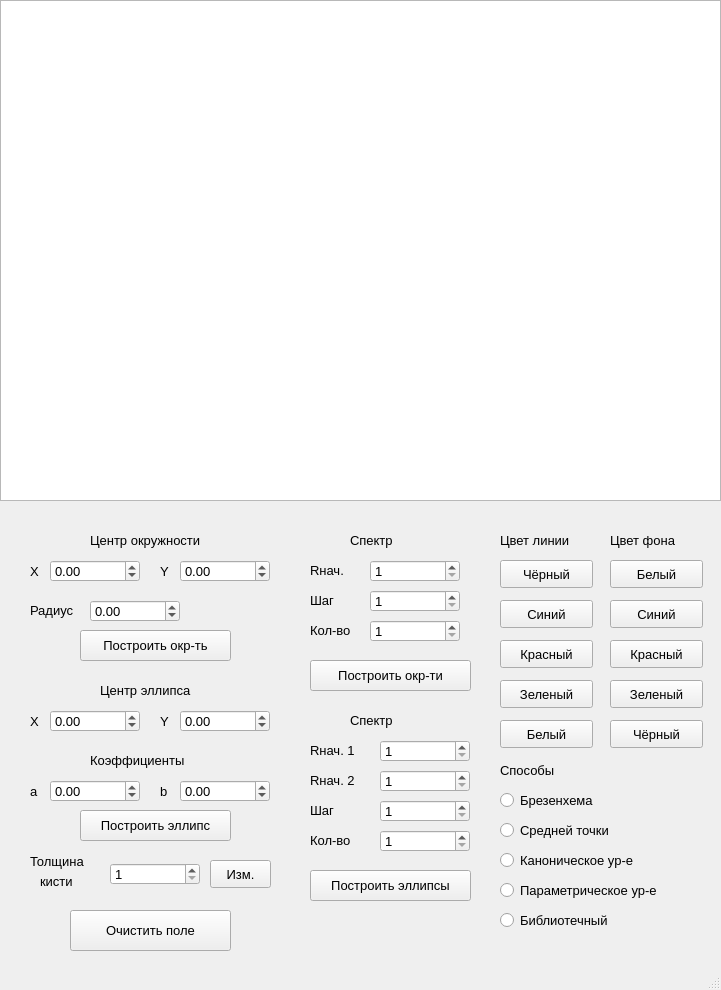
<?xml version="1.0" encoding="UTF-8"?>
<ui version="4.0">
 <class>MainWindow</class>
 <widget class="QMainWindow" name="MainWindow">
  <property name="geometry">
   <rect>
    <x>0</x>
    <y>0</y>
    <width>721</width>
    <height>990</height>
   </rect>
  </property>
  <property name="font">
   <font>
    <pointsize>10</pointsize>
   </font>
  </property>
  <property name="windowTitle">
   <string>MainWindow</string>
  </property>
  <property name="layoutDirection">
   <enum>Qt::LeftToRight</enum>
  </property>
  <property name="autoFillBackground">
   <bool>false</bool>
  </property>
  <widget class="QWidget" name="centralwidget">
   <widget class="QGraphicsView" name="graphicsView">
    <property name="geometry">
     <rect>
      <x>0</x>
      <y>0</y>
      <width>721</width>
      <height>501</height>
     </rect>
    </property>
   </widget>
   <widget class="QLabel" name="label">
    <property name="geometry">
     <rect>
      <x>90</x>
      <y>530</y>
      <width>151</width>
      <height>21</height>
     </rect>
    </property>
    <property name="text">
     <string>Центр окружности</string>
    </property>
   </widget>
   <widget class="QDoubleSpinBox" name="x_centre_circle">
    <property name="geometry">
     <rect>
      <x>50</x>
      <y>560</y>
      <width>90</width>
      <height>22</height>
     </rect>
    </property>
    <property name="minimum">
     <double>-1000.000000000000000</double>
    </property>
    <property name="maximum">
     <double>2000.000000000000000</double>
    </property>
   </widget>
   <widget class="QLabel" name="label_2">
    <property name="geometry">
     <rect>
      <x>30</x>
      <y>563</y>
      <width>21</width>
      <height>16</height>
     </rect>
    </property>
    <property name="text">
     <string>X</string>
    </property>
   </widget>
   <widget class="QDoubleSpinBox" name="y_centre_circle">
    <property name="geometry">
     <rect>
      <x>180</x>
      <y>560</y>
      <width>90</width>
      <height>22</height>
     </rect>
    </property>
    <property name="minimum">
     <double>-1000.000000000000000</double>
    </property>
    <property name="maximum">
     <double>2000.000000000000000</double>
    </property>
   </widget>
   <widget class="QLabel" name="label_3">
    <property name="geometry">
     <rect>
      <x>160</x>
      <y>563</y>
      <width>21</width>
      <height>16</height>
     </rect>
    </property>
    <property name="text">
     <string>Y</string>
    </property>
   </widget>
   <widget class="QDoubleSpinBox" name="radius_circle">
    <property name="geometry">
     <rect>
      <x>90</x>
      <y>600</y>
      <width>90</width>
      <height>22</height>
     </rect>
    </property>
    <property name="minimum">
     <double>-1000.000000000000000</double>
    </property>
    <property name="maximum">
     <double>2000.000000000000000</double>
    </property>
   </widget>
   <widget class="QLabel" name="label_5">
    <property name="geometry">
     <rect>
      <x>30</x>
      <y>600</y>
      <width>61</width>
      <height>21</height>
     </rect>
    </property>
    <property name="text">
     <string>Радиус</string>
    </property>
   </widget>
   <widget class="QRadioButton" name="library_radio">
    <property name="geometry">
     <rect>
      <x>500</x>
      <y>910</y>
      <width>161</width>
      <height>20</height>
     </rect>
    </property>
    <property name="text">
     <string>Библиотечный</string>
    </property>
   </widget>
   <widget class="QPushButton" name="build_circle">
    <property name="geometry">
     <rect>
      <x>80</x>
      <y>630</y>
      <width>151</width>
      <height>31</height>
     </rect>
    </property>
    <property name="text">
     <string>Построить окр-ть</string>
    </property>
   </widget>
   <widget class="QLabel" name="label_7">
    <property name="geometry">
     <rect>
      <x>500</x>
      <y>530</y>
      <width>91</width>
      <height>21</height>
     </rect>
    </property>
    <property name="text">
     <string>Цвет линии</string>
    </property>
   </widget>
   <widget class="QPushButton" name="make_line_black">
    <property name="geometry">
     <rect>
      <x>500</x>
      <y>560</y>
      <width>93</width>
      <height>28</height>
     </rect>
    </property>
    <property name="text">
     <string>Чёрный</string>
    </property>
   </widget>
   <widget class="QPushButton" name="make_line_blue">
    <property name="geometry">
     <rect>
      <x>500</x>
      <y>600</y>
      <width>93</width>
      <height>28</height>
     </rect>
    </property>
    <property name="text">
     <string>Синий</string>
    </property>
   </widget>
   <widget class="QPushButton" name="make_line_red">
    <property name="geometry">
     <rect>
      <x>500</x>
      <y>640</y>
      <width>93</width>
      <height>28</height>
     </rect>
    </property>
    <property name="text">
     <string>Красный</string>
    </property>
   </widget>
   <widget class="QPushButton" name="make_line_green">
    <property name="geometry">
     <rect>
      <x>500</x>
      <y>680</y>
      <width>93</width>
      <height>28</height>
     </rect>
    </property>
    <property name="text">
     <string>Зеленый</string>
    </property>
   </widget>
   <widget class="QLabel" name="label_8">
    <property name="geometry">
     <rect>
      <x>610</x>
      <y>530</y>
      <width>91</width>
      <height>21</height>
     </rect>
    </property>
    <property name="text">
     <string>Цвет фона</string>
    </property>
   </widget>
   <widget class="QPushButton" name="make_bg_white">
    <property name="geometry">
     <rect>
      <x>610</x>
      <y>560</y>
      <width>93</width>
      <height>28</height>
     </rect>
    </property>
    <property name="text">
     <string>Белый</string>
    </property>
   </widget>
   <widget class="QPushButton" name="make_bg_green">
    <property name="geometry">
     <rect>
      <x>610</x>
      <y>680</y>
      <width>93</width>
      <height>28</height>
     </rect>
    </property>
    <property name="text">
     <string>Зеленый</string>
    </property>
   </widget>
   <widget class="QPushButton" name="make_bg_blue">
    <property name="geometry">
     <rect>
      <x>610</x>
      <y>600</y>
      <width>93</width>
      <height>28</height>
     </rect>
    </property>
    <property name="text">
     <string>Синий</string>
    </property>
   </widget>
   <widget class="QPushButton" name="make_bg_red">
    <property name="geometry">
     <rect>
      <x>610</x>
      <y>640</y>
      <width>93</width>
      <height>28</height>
     </rect>
    </property>
    <property name="text">
     <string>Красный</string>
    </property>
   </widget>
   <widget class="QLabel" name="label_9">
    <property name="geometry">
     <rect>
      <x>350</x>
      <y>530</y>
      <width>61</width>
      <height>21</height>
     </rect>
    </property>
    <property name="text">
     <string>Спектр </string>
    </property>
   </widget>
   <widget class="QLabel" name="label_10">
    <property name="geometry">
     <rect>
      <x>310</x>
      <y>560</y>
      <width>21</width>
      <height>16</height>
     </rect>
    </property>
    <property name="text">
     <string/>
    </property>
   </widget>
   <widget class="QPushButton" name="build_circles">
    <property name="geometry">
     <rect>
      <x>310</x>
      <y>660</y>
      <width>161</width>
      <height>31</height>
     </rect>
    </property>
    <property name="text">
     <string>Построить окр-ти</string>
    </property>
   </widget>
   <widget class="QLabel" name="label_11">
    <property name="geometry">
     <rect>
      <x>500</x>
      <y>760</y>
      <width>181</width>
      <height>21</height>
     </rect>
    </property>
    <property name="text">
     <string>Способы</string>
    </property>
   </widget>
   <widget class="QPushButton" name="make_line_white">
    <property name="geometry">
     <rect>
      <x>500</x>
      <y>720</y>
      <width>93</width>
      <height>28</height>
     </rect>
    </property>
    <property name="text">
     <string>Белый</string>
    </property>
   </widget>
   <widget class="QPushButton" name="make_bg_black">
    <property name="geometry">
     <rect>
      <x>610</x>
      <y>720</y>
      <width>93</width>
      <height>28</height>
     </rect>
    </property>
    <property name="text">
     <string>Чёрный</string>
    </property>
   </widget>
   <widget class="QLabel" name="label_12">
    <property name="geometry">
     <rect>
      <x>310</x>
      <y>560</y>
      <width>51</width>
      <height>21</height>
     </rect>
    </property>
    <property name="text">
     <string>Rнач.</string>
    </property>
   </widget>
   <widget class="QPushButton" name="clear_btn">
    <property name="geometry">
     <rect>
      <x>70</x>
      <y>910</y>
      <width>161</width>
      <height>41</height>
     </rect>
    </property>
    <property name="text">
     <string>Очистить поле</string>
    </property>
   </widget>
   <widget class="QRadioButton" name="brezenhem_radio">
    <property name="geometry">
     <rect>
      <x>500</x>
      <y>790</y>
      <width>131</width>
      <height>20</height>
     </rect>
    </property>
    <property name="text">
     <string>Брезенхема</string>
    </property>
   </widget>
   <widget class="QSpinBox" name="radius_start_circles">
    <property name="geometry">
     <rect>
      <x>370</x>
      <y>560</y>
      <width>90</width>
      <height>22</height>
     </rect>
    </property>
    <property name="minimum">
     <number>1</number>
    </property>
    <property name="maximum">
     <number>1000</number>
    </property>
   </widget>
   <widget class="QLabel" name="label_14">
    <property name="geometry">
     <rect>
      <x>30</x>
      <y>853</y>
      <width>81</width>
      <height>16</height>
     </rect>
    </property>
    <property name="text">
     <string>Толщина</string>
    </property>
   </widget>
   <widget class="QLabel" name="label_15">
    <property name="geometry">
     <rect>
      <x>40</x>
      <y>873</y>
      <width>55</width>
      <height>16</height>
     </rect>
    </property>
    <property name="text">
     <string>кисти</string>
    </property>
   </widget>
   <widget class="QSpinBox" name="brush_thickness">
    <property name="geometry">
     <rect>
      <x>110</x>
      <y>863</y>
      <width>90</width>
      <height>22</height>
     </rect>
    </property>
    <property name="minimum">
     <number>1</number>
    </property>
    <property name="maximum">
     <number>20</number>
    </property>
   </widget>
   <widget class="QPushButton" name="change_thickness">
    <property name="geometry">
     <rect>
      <x>210</x>
      <y>860</y>
      <width>61</width>
      <height>28</height>
     </rect>
    </property>
    <property name="text">
     <string>Изм.</string>
    </property>
   </widget>
   <widget class="QRadioButton" name="mid_point_radio">
    <property name="geometry">
     <rect>
      <x>500</x>
      <y>820</y>
      <width>161</width>
      <height>20</height>
     </rect>
    </property>
    <property name="text">
     <string>Средней точки</string>
    </property>
   </widget>
   <widget class="QRadioButton" name="canon_radio">
    <property name="geometry">
     <rect>
      <x>500</x>
      <y>850</y>
      <width>181</width>
      <height>20</height>
     </rect>
    </property>
    <property name="text">
     <string>Каноническое ур-е</string>
    </property>
   </widget>
   <widget class="QRadioButton" name="parametric_radio">
    <property name="geometry">
     <rect>
      <x>500</x>
      <y>880</y>
      <width>211</width>
      <height>20</height>
     </rect>
    </property>
    <property name="text">
     <string>Параметрическое ур-е</string>
    </property>
   </widget>
   <widget class="QLabel" name="label_17">
    <property name="geometry">
     <rect>
      <x>310</x>
      <y>590</y>
      <width>21</width>
      <height>16</height>
     </rect>
    </property>
    <property name="text">
     <string/>
    </property>
   </widget>
   <widget class="QLabel" name="label_18">
    <property name="geometry">
     <rect>
      <x>310</x>
      <y>590</y>
      <width>51</width>
      <height>21</height>
     </rect>
    </property>
    <property name="text">
     <string>Шаг</string>
    </property>
   </widget>
   <widget class="QSpinBox" name="radius_step_circles">
    <property name="geometry">
     <rect>
      <x>370</x>
      <y>590</y>
      <width>90</width>
      <height>22</height>
     </rect>
    </property>
    <property name="minimum">
     <number>1</number>
    </property>
    <property name="maximum">
     <number>180</number>
    </property>
   </widget>
   <widget class="QLabel" name="label_4">
    <property name="geometry">
     <rect>
      <x>160</x>
      <y>713</y>
      <width>21</width>
      <height>16</height>
     </rect>
    </property>
    <property name="text">
     <string>Y</string>
    </property>
   </widget>
   <widget class="QDoubleSpinBox" name="coef_a">
    <property name="geometry">
     <rect>
      <x>50</x>
      <y>780</y>
      <width>90</width>
      <height>22</height>
     </rect>
    </property>
    <property name="minimum">
     <double>-1000.000000000000000</double>
    </property>
    <property name="maximum">
     <double>2000.000000000000000</double>
    </property>
   </widget>
   <widget class="QDoubleSpinBox" name="y_centre_ellipse">
    <property name="geometry">
     <rect>
      <x>180</x>
      <y>710</y>
      <width>90</width>
      <height>22</height>
     </rect>
    </property>
    <property name="minimum">
     <double>-1000.000000000000000</double>
    </property>
    <property name="maximum">
     <double>2000.000000000000000</double>
    </property>
   </widget>
   <widget class="QPushButton" name="build_ellipse">
    <property name="geometry">
     <rect>
      <x>80</x>
      <y>810</y>
      <width>151</width>
      <height>31</height>
     </rect>
    </property>
    <property name="text">
     <string>Построить эллипс</string>
    </property>
   </widget>
   <widget class="QLabel" name="label_6">
    <property name="geometry">
     <rect>
      <x>100</x>
      <y>680</y>
      <width>131</width>
      <height>21</height>
     </rect>
    </property>
    <property name="text">
     <string>Центр эллипса</string>
    </property>
   </widget>
   <widget class="QLabel" name="label_19">
    <property name="geometry">
     <rect>
      <x>90</x>
      <y>750</y>
      <width>131</width>
      <height>21</height>
     </rect>
    </property>
    <property name="text">
     <string>Коэффициенты</string>
    </property>
   </widget>
   <widget class="QDoubleSpinBox" name="x_centre_ellipse">
    <property name="geometry">
     <rect>
      <x>50</x>
      <y>710</y>
      <width>90</width>
      <height>22</height>
     </rect>
    </property>
    <property name="minimum">
     <double>-1000.000000000000000</double>
    </property>
    <property name="maximum">
     <double>2000.000000000000000</double>
    </property>
   </widget>
   <widget class="QLabel" name="label_20">
    <property name="geometry">
     <rect>
      <x>30</x>
      <y>713</y>
      <width>21</width>
      <height>16</height>
     </rect>
    </property>
    <property name="text">
     <string>X</string>
    </property>
   </widget>
   <widget class="QLabel" name="label_21">
    <property name="geometry">
     <rect>
      <x>30</x>
      <y>783</y>
      <width>21</width>
      <height>16</height>
     </rect>
    </property>
    <property name="text">
     <string>a</string>
    </property>
   </widget>
   <widget class="QLabel" name="label_22">
    <property name="geometry">
     <rect>
      <x>160</x>
      <y>783</y>
      <width>21</width>
      <height>16</height>
     </rect>
    </property>
    <property name="text">
     <string>b</string>
    </property>
   </widget>
   <widget class="QDoubleSpinBox" name="coef_b">
    <property name="geometry">
     <rect>
      <x>180</x>
      <y>780</y>
      <width>90</width>
      <height>22</height>
     </rect>
    </property>
    <property name="minimum">
     <double>-1000.000000000000000</double>
    </property>
    <property name="maximum">
     <double>2000.000000000000000</double>
    </property>
   </widget>
   <widget class="QSpinBox" name="radius_amount_circles">
    <property name="geometry">
     <rect>
      <x>370</x>
      <y>620</y>
      <width>90</width>
      <height>22</height>
     </rect>
    </property>
    <property name="minimum">
     <number>1</number>
    </property>
    <property name="maximum">
     <number>180</number>
    </property>
   </widget>
   <widget class="QLabel" name="label_13">
    <property name="geometry">
     <rect>
      <x>310</x>
      <y>620</y>
      <width>21</width>
      <height>16</height>
     </rect>
    </property>
    <property name="text">
     <string/>
    </property>
   </widget>
   <widget class="QLabel" name="label_16">
    <property name="geometry">
     <rect>
      <x>310</x>
      <y>620</y>
      <width>61</width>
      <height>21</height>
     </rect>
    </property>
    <property name="text">
     <string>Кол-во</string>
    </property>
   </widget>
   <widget class="QLabel" name="label_26">
    <property name="geometry">
     <rect>
      <x>330</x>
      <y>730</y>
      <width>21</width>
      <height>16</height>
     </rect>
    </property>
    <property name="text">
     <string/>
    </property>
   </widget>
   <widget class="QLabel" name="label_28">
    <property name="geometry">
     <rect>
      <x>320</x>
      <y>690</y>
      <width>21</width>
      <height>16</height>
     </rect>
    </property>
    <property name="text">
     <string/>
    </property>
   </widget>
   <widget class="QPushButton" name="build_ellipses">
    <property name="geometry">
     <rect>
      <x>310</x>
      <y>870</y>
      <width>161</width>
      <height>31</height>
     </rect>
    </property>
    <property name="text">
     <string>Построить эллипсы</string>
    </property>
   </widget>
   <widget class="QSpinBox" name="radius_amount_ellipses">
    <property name="geometry">
     <rect>
      <x>380</x>
      <y>830</y>
      <width>90</width>
      <height>22</height>
     </rect>
    </property>
    <property name="minimum">
     <number>1</number>
    </property>
    <property name="maximum">
     <number>180</number>
    </property>
   </widget>
   <widget class="QLabel" name="label_23">
    <property name="geometry">
     <rect>
      <x>300</x>
      <y>820</y>
      <width>21</width>
      <height>16</height>
     </rect>
    </property>
    <property name="text">
     <string/>
    </property>
   </widget>
   <widget class="QLabel" name="label_24">
    <property name="geometry">
     <rect>
      <x>300</x>
      <y>730</y>
      <width>21</width>
      <height>16</height>
     </rect>
    </property>
    <property name="text">
     <string/>
    </property>
   </widget>
   <widget class="QLabel" name="label_25">
    <property name="geometry">
     <rect>
      <x>300</x>
      <y>790</y>
      <width>21</width>
      <height>16</height>
     </rect>
    </property>
    <property name="text">
     <string/>
    </property>
   </widget>
   <widget class="QSpinBox" name="radius_step_ellipses">
    <property name="geometry">
     <rect>
      <x>380</x>
      <y>800</y>
      <width>90</width>
      <height>22</height>
     </rect>
    </property>
    <property name="minimum">
     <number>1</number>
    </property>
    <property name="maximum">
     <number>180</number>
    </property>
   </widget>
   <widget class="QLabel" name="label_27">
    <property name="geometry">
     <rect>
      <x>310</x>
      <y>800</y>
      <width>51</width>
      <height>21</height>
     </rect>
    </property>
    <property name="text">
     <string>Шаг</string>
    </property>
   </widget>
   <widget class="QLabel" name="label_29">
    <property name="geometry">
     <rect>
      <x>310</x>
      <y>830</y>
      <width>61</width>
      <height>21</height>
     </rect>
    </property>
    <property name="text">
     <string>Кол-во</string>
    </property>
   </widget>
   <widget class="QSpinBox" name="radius_start_a_ellipses">
    <property name="geometry">
     <rect>
      <x>380</x>
      <y>740</y>
      <width>90</width>
      <height>22</height>
     </rect>
    </property>
    <property name="minimum">
     <number>1</number>
    </property>
    <property name="maximum">
     <number>1000</number>
    </property>
   </widget>
   <widget class="QLabel" name="label_30">
    <property name="geometry">
     <rect>
      <x>350</x>
      <y>710</y>
      <width>61</width>
      <height>21</height>
     </rect>
    </property>
    <property name="text">
     <string>Спектр </string>
    </property>
   </widget>
   <widget class="QLabel" name="label_31">
    <property name="geometry">
     <rect>
      <x>310</x>
      <y>740</y>
      <width>61</width>
      <height>21</height>
     </rect>
    </property>
    <property name="text">
     <string>Rнач. 1</string>
    </property>
   </widget>
   <widget class="QLabel" name="label_32">
    <property name="geometry">
     <rect>
      <x>310</x>
      <y>770</y>
      <width>61</width>
      <height>21</height>
     </rect>
    </property>
    <property name="text">
     <string>Rнач. 2</string>
    </property>
   </widget>
   <widget class="QSpinBox" name="radius_start_b_ellipses">
    <property name="geometry">
     <rect>
      <x>380</x>
      <y>770</y>
      <width>90</width>
      <height>22</height>
     </rect>
    </property>
    <property name="minimum">
     <number>1</number>
    </property>
    <property name="maximum">
     <number>1000</number>
    </property>
   </widget>
  </widget>
  <widget class="QStatusBar" name="statusbar"/>
 </widget>
 <resources/>
 <connections/>
</ui>
